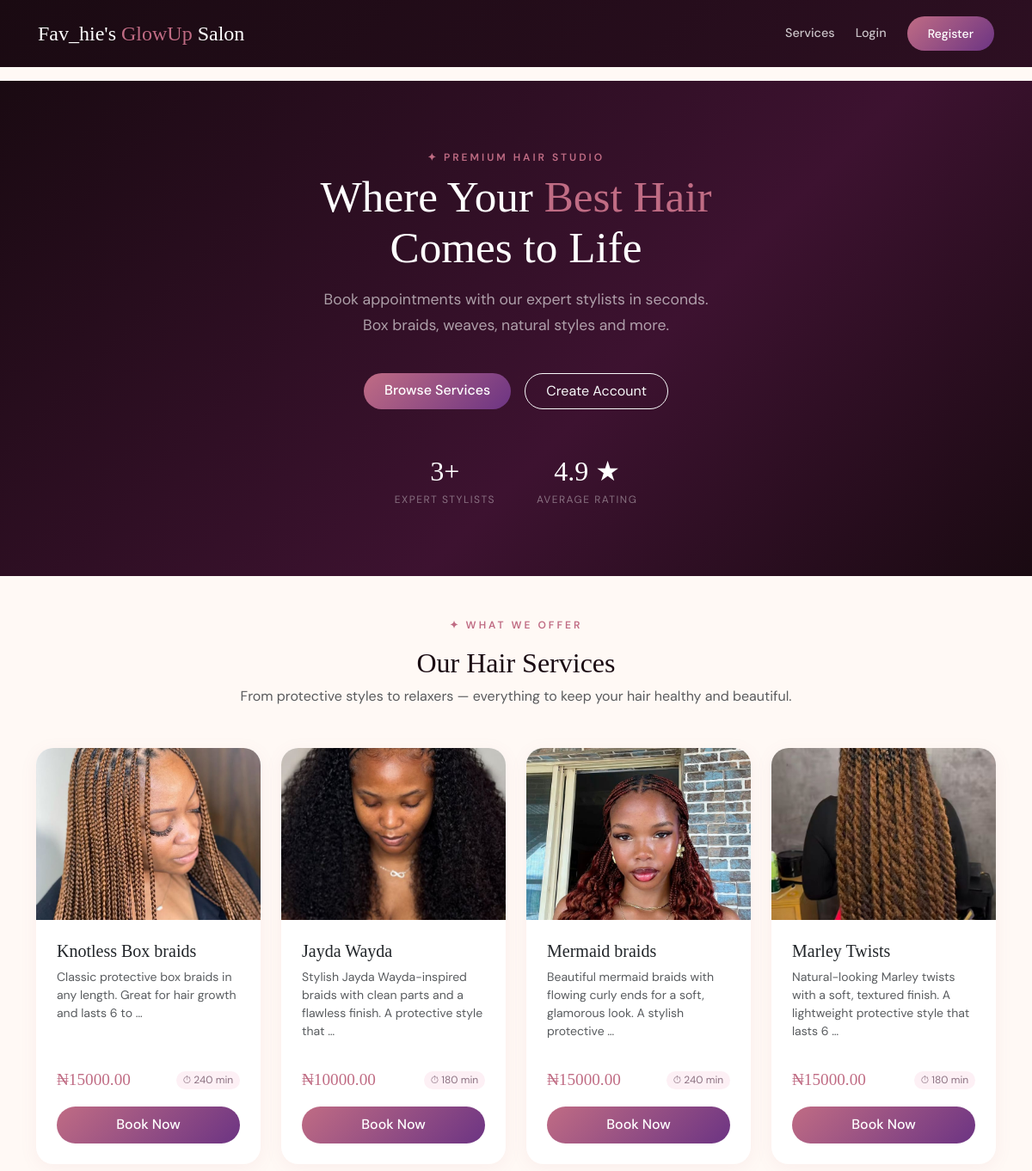
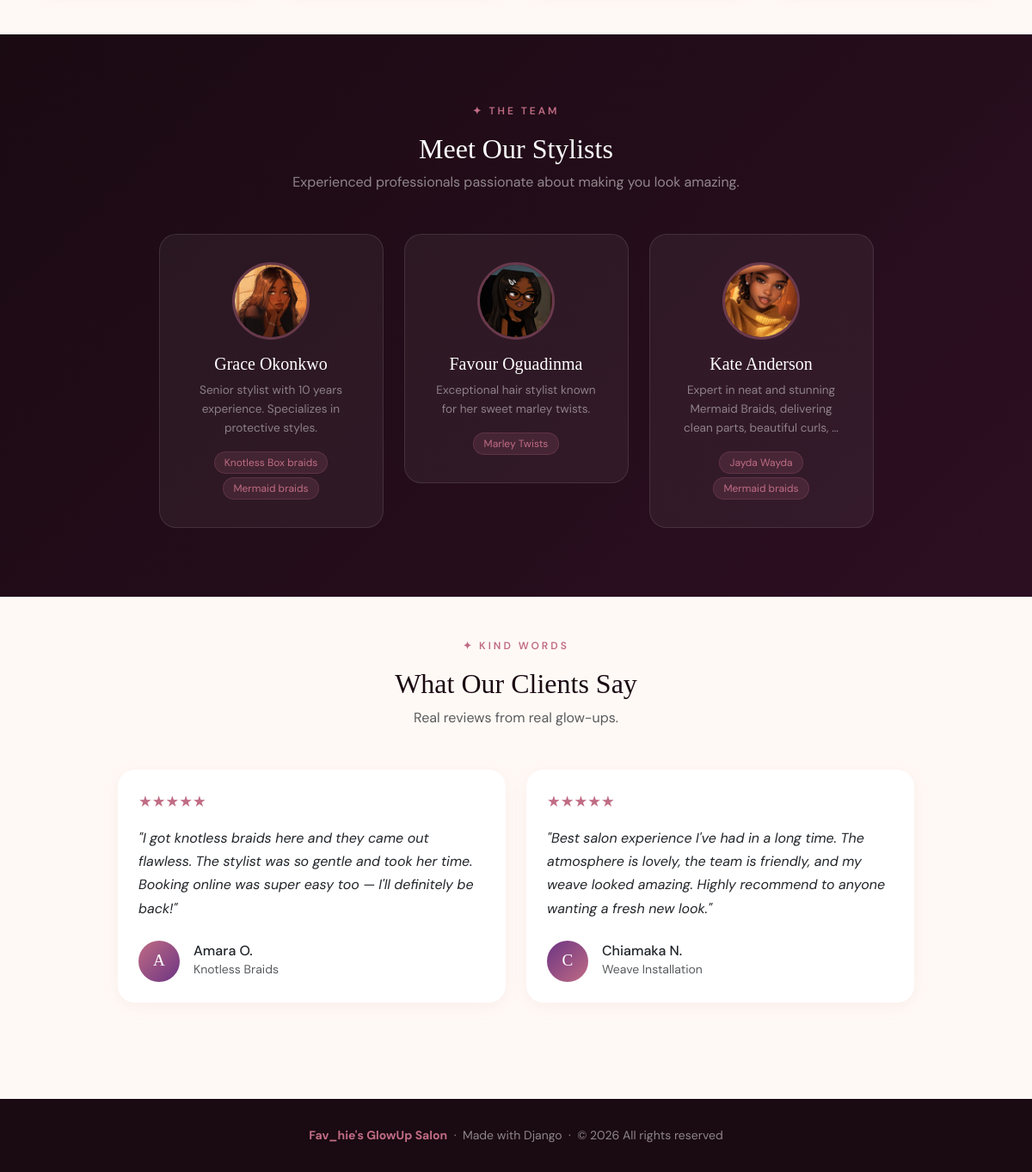
The page / on the database its author committed (2 pictures, top to bottom).
### appointments/models.py (models this page shows, shortened)
class Service(models.Model):
    name = models.CharField(max_length=100)
    description = models.TextField()
    duration_minutes = models.IntegerField()
    price = models.DecimalField(max_digits=8, decimal_places=2)
    image = models.ImageField(
        upload_to='services/',
        blank=True,
        null=True
    )

class Staff(models.Model):
    user = models.OneToOneField(
        User,
        on_delete=models.CASCADE,
        related_name='staff'
    )
    bio = models.TextField(blank=True)
    profile_photo = models.ImageField(
        upload_to='staff/',
        blank=True,
        null=True
    )
    specialties = models.ManyToManyField(
        Service,
        blank=True,
        related_name='staff_members'
    )
    def __str__(self):
        return f"{self.user.first_name} {self.user.last_name}"

### appointments/views.py (the view)
# urls.py: 2. Add a URL to urlpatterns:  path('', views.home, name='home')
def home(request):
    services     = Service.objects.all()
    staff_members = (
        Staff.objects
        .select_related('user')
        .prefetch_related('specialties')
    )
    return render(request, 'appointments/home.html', {
        'services':      services,
        'staff_members': staff_members,
    })

### appointments/templates/appointments/home.html (shortened to what this page needs)
{% extends 'appointments/base.html' %}
{% block content %}
<div style="background:linear-gradient(135deg,#1a0a12 0%,#3d1230 60%,#1a0a12 100%);
            padding:5rem 1.5rem; text-align:center;">
  <p class="section-tag mb-2" style="color:var(--rose);">✦ Premium Hair Studio</p>
  <h1 class="hero-title" style="font-size:3.2rem;color:#fff;line-height:1.15;margin-bottom:1rem;">
    Where Your <span style="color:var(--rose);">Best Hair</span><br>Comes to Life
  </h1>
  <p style="color:rgba(255,255,255,0.6);font-size:1.1rem;max-width:480px;
            margin:0 auto 2.5rem;line-height:1.7;">
    Book appointments with our expert stylists in seconds.
    Box braids, weaves, natural styles and more.
  </p>
  <div class="d-flex gap-3 justify-content-center flex-wrap">
    <a href="{% url 'services' %}" class="btn btn-salon px-4 py-2">Browse Services</a>
    {% if not user.is_authenticated %}
      <a href="{% url 'register' %}" class="btn btn-outline-light px-4 py-2"
         style="border-radius:50px;">Create Account</a>
    {% endif %}
  </div>
  <div class="d-flex gap-5 justify-content-center mt-5 hero-stats">
    <div>
      <div style="font-family:'Playfair Display',serif;font-size:2rem;color:#fff;">3+</div>
      <div style="font-size:0.75rem;color:rgba(255,255,255,0.4);
                  letter-spacing:1.5px;text-transform:uppercase;">Expert Stylists</div>
    </div>
    <div>
      <div style="font-family:'Playfair Display',serif;font-size:2rem;color:#fff;">4.9 ★</div>
      <div style="font-size:0.75rem;color:rgba(255,255,255,0.4);
                  letter-spacing:1.5px;text-transform:uppercase;">Average Rating</div>
    </div>
  </div>
</div>
<div class="container py-5">
  <div class="text-center mb-5">
    <p class="section-tag">✦ What We Offer</p>
    <h2>Our Hair Services</h2>
    <p class="text-muted mt-2">
      From protective styles to relaxers — everything to keep your hair healthy and beautiful.
    </p>
  </div>
  <div class="row g-4">
    {% for service in services %}
    <div class="col-sm-6 col-lg-3">
      <div class="salon-card card h-100">
        {% if service.image %}
          <img src="{{ service.image.url }}" class="card-img-top"
               alt="{{ service.name }}" style="height:200px;object-fit:cover;">
        {% endif %}
        <div class="card-body d-flex flex-column p-4">
          <h5 class="card-title">{{ service.name }}</h5>
          <p class="card-text text-muted small flex-grow-1">
            {{ service.description|truncatewords:15 }}
          </p>
          <div class="d-flex justify-content-between align-items-center mt-3">
            <span style="font-family:'Playfair Display',serif;
                         font-size:1.2rem;color:var(--rose);">
              ₦{{ service.price }}
            </span>
            <span class="badge rounded-pill"
                  style="background:var(--blush);color:var(--muted);font-weight:400;">
              ⏱ {{ service.duration_minutes }} min
            </span>
          </div>
          <a href="{% url 'service_detail' service.pk %}"
             class="btn btn-salon w-100 mt-3">Book Now</a>
        </div>
      </div>
    </div>
    {% empty %}
    <div class="col-12 text-center text-muted py-5">
      <p>No services yet. Check back soon!</p>
    </div>
    {% endfor %}
  </div>
</div>
<div style="background:linear-gradient(135deg,#1a0a12,#2d0f22);padding:5rem 1.5rem;">
  <div class="container">
    <div class="text-center mb-5">
      <p class="section-tag">✦ The Team</p>
      <h2 style="color:#fff;">Meet Our Stylists</h2>
      <p style="color:rgba(255,255,255,0.5);">
        Experienced professionals passionate about making you look amazing.
      </p>
    </div>
    <div class="row g-4 justify-content-center">
      {% for staff in staff_members %}
      <div class="col-sm-6 col-lg-3">
        <div style="background:rgba(255,255,255,0.05);border:1px solid rgba(255,255,255,0.1);
                    border-radius:20px;padding:2rem;text-align:center;">
          {% if staff.profile_photo %}
            <img src="{{ staff.profile_photo.url }}"
                 class="rounded-circle mb-3"
                 style="width:90px;height:90px;object-fit:cover;
                        border:3px solid rgba(192,108,132,0.4);"
                 alt="{{ staff }}">
          {% endif %}
          <h5 style="color:#fff;font-family:'Playfair Display',serif;">{{ staff }}</h5>
          <p style="color:rgba(255,255,255,0.45);font-size:0.85rem;line-height:1.6;">
            {{ staff.bio|truncatewords:12 }}
          </p>
          <div class="d-flex flex-wrap gap-1 justify-content-center mt-2">
            {% for specialty in staff.specialties.all %}
              <span style="background:rgba(192,108,132,0.15);color:var(--rose);
                           border:1px solid rgba(192,108,132,0.2);
                           border-radius:50px;padding:0.2rem 0.7rem;font-size:0.75rem;">
                {{ specialty.name }}
              </span>
            {% endfor %}
          </div>
        </div>
      </div>
      {% endfor %}
    </div>
  </div>
</div>
<div class="container py-5">
  <div class="text-center mb-5">
    <p class="section-tag">✦ Kind Words</p>
    <h2>What Our Clients Say</h2>
    <p class="text-muted mt-2">
      Real reviews from real glow-ups.
    </p>
  </div>
  <div class="row g-4 justify-content-center">
    <div class="col-md-6 col-lg-5">
      <div class="salon-card card h-100 p-4">
        <div style="color:var(--rose);font-size:1.1rem;">★★★★★</div>
        <p class="mt-3 mb-4" style="font-style:italic;line-height:1.7;">
          "I got knotless braids here and they came out flawless. The stylist
          was so gentle and took her time. Booking online was super easy too —
          I'll definitely be back!"
        </p>
        <div class="d-flex align-items-center gap-3 mt-auto">
          <div style="width:48px;height:48px;border-radius:50%;
                      background:linear-gradient(135deg,var(--rose),var(--plum));
                      display:flex;align-items:center;justify-content:center;
                      color:#fff;font-family:'Playfair Display',serif;
                      font-size:1.2rem;flex-shrink:0;">
            A
          </div>
          <div>
            <h6 class="mb-0">Amara O.</h6>
            <small class="text-muted">Knotless Braids</small>
          </div>
        </div>
      </div>
    </div>
    <div class="col-md-6 col-lg-5">
      <div class="salon-card card h-100 p-4">
        <div style="color:var(--rose);font-size:1.1rem;">★★★★★</div>
        <p class="mt-3 mb-4" style="font-style:italic;line-height:1.7;">
          "Best salon experience I've had in a long time. The atmosphere is
          lovely, the team is friendly, and my weave looked amazing. Highly
          recommend to anyone wanting a fresh new look."
        </p>
        <div class="d-flex align-items-center gap-3 mt-auto">
          <div style="width:48px;height:48px;border-radius:50%;
                      background:linear-gradient(135deg,var(--plum),var(--rose));
                      display:flex;align-items:center;justify-content:center;
                      color:#fff;font-family:'Playfair Display',serif;
                      font-size:1.2rem;flex-shrink:0;">
            C
          </div>
          <div>
            <h6 class="mb-0">Chiamaka N.</h6>
            <small class="text-muted">Weave Installation</small>
          </div>
        </div>
      </div>
    </div>
  </div>
</div>
{% endblock %}

### appointments/templates/appointments/base.html (shortened to what this page needs)
<!DOCTYPE html>
<html lang="en">
<head>
  <link href="https://cdn.jsdelivr.net/npm/bootstrap@5.3.0/dist/css/bootstrap.min.css" rel="stylesheet">
  <link href="https://cdn.jsdelivr.net/npm/bootstrap-icons@1.10.5/font/bootstrap-icons.css" rel="stylesheet">
</head>
<body>
<nav class="navbar navbar-expand-lg">
  <div class="container">
    <a class="navbar-brand" href="{% url 'home' %}">Fav_hie's <span>GlowUp</span> Salon</a>
    <div class="collapse navbar-collapse" id="navMenu">
      <ul class="navbar-nav ms-auto align-items-lg-center gap-lg-2">
        <li class="nav-item">
          <a class="nav-link" href="{% url 'services' %}">Services</a>
        </li>
        {% if user.is_authenticated %}
          <li class="nav-item">
            <a class="nav-link" href="{% url 'my_appointments' %}">My Appointments</a>
          </li>
          {% if user.staff %}
            <li class="nav-item">
              <a class="nav-link" href="{% url 'staff_dashboard' %}">Dashboard</a>
            </li>
          {% endif %}
          <li class="nav-item">
            <form method="POST" action="{% url 'logout' %}" class="d-inline">
              {% csrf_token %}
              <button type="submit" class="nav-link btn btn-link p-0"
                      style="text-decoration:none;">
                Logout
              </button>
            </form>
          </li>
        {% else %}
          <li class="nav-item">
            <a class="nav-link" href="{% url 'login' %}">Login</a>
          </li>
          <li class="nav-item ms-lg-2">
            <a href="{% url 'register' %}" class="btn btn-salon btn-sm">Register</a>
          </li>
        {% endif %}
      </ul>
    </div>
  </div>
</nav>
{% block content %}{% endblock %}
<footer>
  <strong>Fav_hie's GlowUp Salon</strong> &nbsp;·&nbsp; Made with Django
  &nbsp;·&nbsp; © 2026 All rights reserved
</footer>
</body>
</html>

### appointments/templates/appointments/base.html (style rules this page uses)
:root { --rose: #C06C84; --plum: #6C3483; --dark: #1a0a12; --cream: #fff9f5; --blush: #fdf0f5; --muted: #8a7080; }
* { box-sizing: border-box; }
body { font-family: 'DM Sans', sans-serif; background: var(--cream); color: var(--dark); }
h1, h2, h3, h4, h5 { font-family: 'Playfair Display', serif; }
.navbar { background: linear-gradient(135deg, #1a0a12, #2d0f22) !important; padding: 1rem 2rem; }
.navbar-brand { font-family: 'Playfair Display', serif; font-size: 1.5rem; color: #fff !important; }
.navbar-brand span { color: var(--rose); }
.nav-link { color: rgba(255,255,255,0.75) !important; font-size: 0.9rem; font-weight: 500; transition: color 0.2s; }
.btn-salon { background: linear-gradient(135deg, var(--rose), var(--plum)); color: #fff; border: none; border-radius: 50px; padding: 0.6rem 1.5rem; font-weight: 500; transition: transform 0.2s, box-shadow 0.2s; }
.salon-card { border: none; border-radius: 20px; box-shadow: 0 4px 20px rgba(192,108,132,0.08); transition: transform 0.3s, box-shadow 0.3s; overflow: hidden; }
.section-tag { font-size: 0.75rem; letter-spacing: 3px; text-transform: uppercase; color: var(--rose); font-weight: 600; }
footer { background: #1a0a12; color: rgba(255,255,255,0.5); text-align: center; padding: 2rem; font-size: 0.875rem; margin-top: 4rem; }
footer strong { color: var(--rose); }

### rows shown on the page
Service: image (picture), name "Knotless Box braids", description "Classic protective box braids in any length. Great for hair growth and lasts 6 to …", price "15000.00", duration_minutes "240"
Service: image (picture), name "Jayda Wayda", description "Stylish Jayda Wayda-inspired braids with clean parts and a flawless finish. A protective style that …", price "10000.00", duration_minutes "180"
Service: image (picture), name "Mermaid braids", description "Beautiful mermaid braids with flowing curly ends for a soft, glamorous look. A stylish protective …", price "15000.00", duration_minutes "240"
Service: image (picture), name "Marley Twists", description "Natural-looking Marley twists with a soft, textured finish. A lightweight protective style that lasts 6 …", price "15000.00", duration_minutes "180"
Staff: profile_photo (picture), user.last_name "Grace Okonkwo", bio "Senior stylist with 10 years experience. Specializes in protective styles."
Staff: profile_photo (picture), user.last_name "Favour Oguadinma", bio "Exceptional hair stylist known for her sweet marley twists."
Staff: profile_photo (picture), user.last_name "Kate Anderson", bio "Expert in neat and stunning Mermaid Braids, delivering clean parts, beautiful curls, …"
